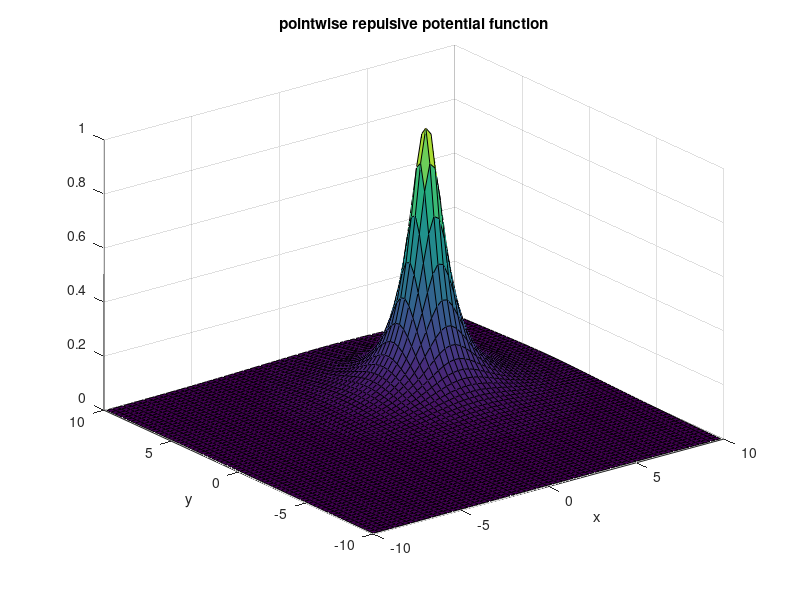

Write the MATLAB code that produced this figure.
%% funnel potential 
clear all; clc; close all

theta = pi/4;

R = [cos(theta), -sin(theta); sin(theta), cos(theta)];

H1 = R.'*[1,0;0,0]*R;
F1 = [1;0];


u = @(H,F,x,y,x0,y0) (x-x0).*(H(1,1).*(x-x0) + H(2,1).*(y-y0)) + (y-y0).*(H(1,2).*(x-x0) + H(2,2).*(y-y0)) ... 
    + F(1).*(x-x0) + F(2).*(y-y0);


[X,Y] = meshgrid(-10:0.5:10,-10:0.5:10);


Z = u(H1,F1,X,Y,0,0);

surf(X,Y,Z)
xlabel('x')
ylabel('y')


%% pointwise repulsive potential function
clear all; clc; close all


epsilon = 1;

u = @(x,y,x0,y0) ((x-x0).^2 + (y-y0).^2 + epsilon).^(-1);


[X,Y] = meshgrid(-10:0.3:10,-10:0.3:10);
Z = u(X,Y,3,3);


surf(X,Y,Z)
xlabel('x')
ylabel('y')
title('pointwise repulsive potential function')
